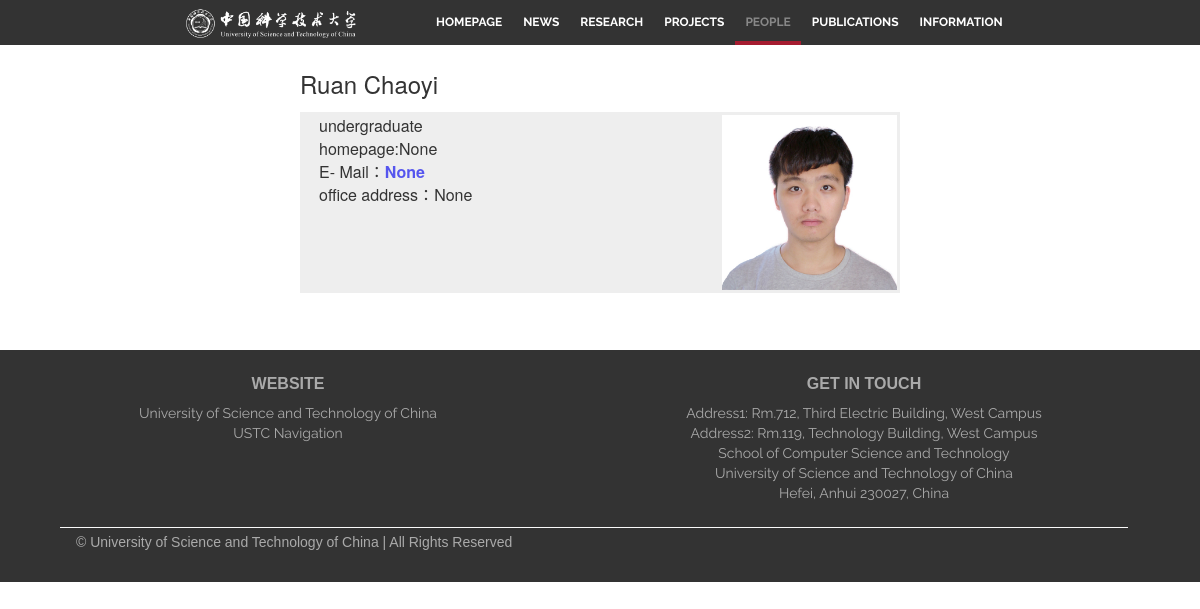
Page /single_people/Ruan_Chaoyi on the earlier database version.
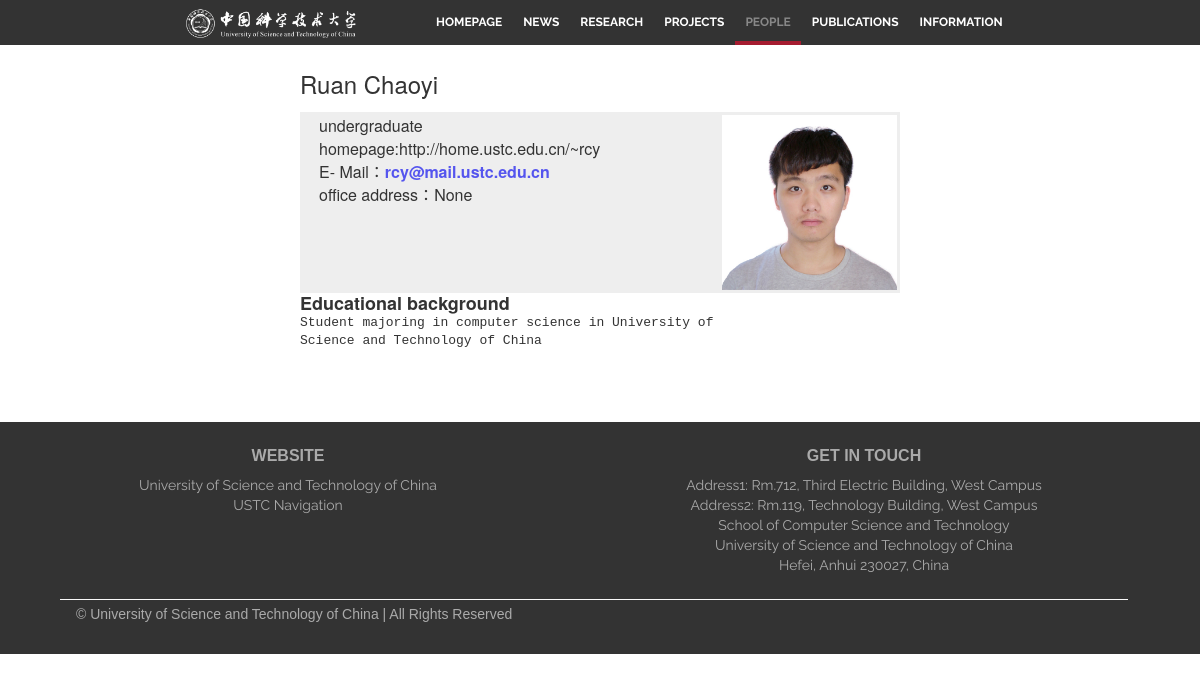
Same page on the later database version.
### tables this page shows
CREATE TABLE people (name text PRIMARY KEY, category text, homepage TEXT, email, office, title1, title2, title3, title4, title5, content1, content2, content3, content4, content5);

### app/views.py (the view)
@app.route('/single_people/<name>',methods = ['GET', 'POST'])
def single_people(name):
    conn=sqlite3.connect('people.db')
    cur=conn.cursor()
    cur.execute('select * from people where name=\''+name+'\'')
    values=cur.fetchall()[0]
    print(values)
    category=values[1]
    homepage=values[2]
    email=values[3]
    office=values[4]
    title1=values[5]
    title2=values[6]
    title3=values[7]
    title4=values[8]
    title5=values[9]
    content1=values[10]
    content2=values[11]
    content3=values[12]
    content4=values[13]
    content5=values[14]
    title_content=[]
    if(content1!=None):
        title_content.append([title1,content1])
    if(content2!=None):
        title_content.append([title2,content2])
    if(content3!=None):
        title_content.append([title3,content3])
    if(content4!=None):
        title_content.append([title4,content4])
    if(content5!=None):
        title_content.append([title5,content5])
    name1=name
    print(type(name1))
    name2=name1.split('_',1)[0]+" "+name1.split('_',1)[1]
    name1.replace('_',' ')
    print(name1)
    path="./app/static/save_file/"+name+".jpg"
    if os.path.isfile(path):
        img="../static/save_file/"+name+".jpg"
    else:
        img="../static/res/img/people/unknown.jpg"
    return render_template("single_people.html",
                            name=name2,
                            category=category,
                            homepage=homepage,
                            email=email,
                            office=office,
                            title_content=title_content,
                            img=img)

### app/templates/single_people.html
{% extends "layout.html" %}
{%block actpeo%} class="active" {% endblock%}
{% block content %}
<br><br><br><br><br>
<div style="width: 50%; margin: 0 auto">
<h3 id="name">{{name}}</h3>
<br>
<TABLE style="font-size:16px;border-style:none;" cellSpacing="0" borderColor="#ffffff" cellPadding="2" width="100%" align="center">
<TBODY>
<TR>
<TD vAlign="top" width="70%" align="left">
<p>
{{category}}
</p>
<p>
homepage:{{homepage}}
</p>
<p>
E- Mail：<A href="mailto:{{email}}">{{email}}</A>
</p>
<p>
office address：{{office}}
</TD>
<TD vAlign="center" width="50%" align="center">
<IMG style=" max-width:175px;max-height:175px; " alt src="{{img}}" >
</TD>
</TR>
</TBODY>
</TABLE>
{%for t_c in title_content%}
<h4><strong>{{t_c[0]}}</strong></h4>
<h5><pre style="border:0px solid #c00;background-color:transparent;">{{t_c[1]}}</pre></h5>
<br>
{%endfor%}
</div>
{% endblock %}

Differences in the rows shown:
now on one of the page's lists (row edited): people: title1 "Educational background", content1 "Student majoring in computer science in University of Science and Technology of China"
changed people "undergraduate": homepage (not shown) → "http://home.ustc.edu.cn/~rcy"; email (not shown) → "rcy@mail.ustc.edu.cn"
Other differences:
{{ homepage }}: "None" → (not shown)
{{ email }}: "None" → (not shown)
